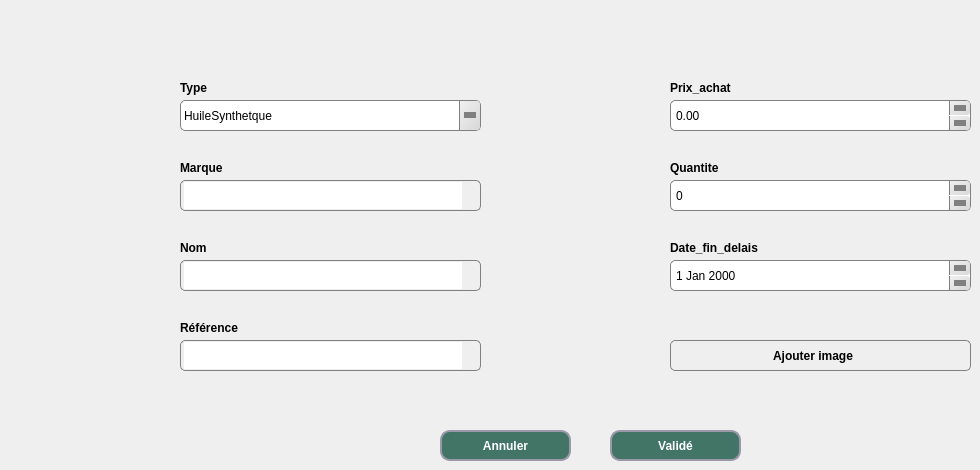
     <widget class="QWidget" name="tab_ajouter">
      <attribute name="title">
       <string>Ajouter_stock</string>
      </attribute>
      <widget class="QLabel" name="label_6">
       <property name="geometry">
        <rect>
         <x>180</x>
         <y>80</y>
         <width>56</width>
         <height>16</height>
        </rect>
       </property>
       <property name="font">
        <font>
         <family>MS Shell Dlg 2</family>
         <pointsize>9</pointsize>
         <weight>75</weight>
         <italic>false</italic>
         <bold>true</bold>
        </font>
       </property>
       <property name="styleSheet">
        <string notr="true">QLabel{
font: 75 9pt &quot;MS Shell Dlg 2&quot;;
font-weight: bold;}
</string>
       </property>
       <property name="text">
        <string>Type</string>
       </property>
      </widget>
      <widget class="QLabel" name="label_7">
       <property name="geometry">
        <rect>
         <x>180</x>
         <y>240</y>
         <width>56</width>
         <height>16</height>
        </rect>
       </property>
       <property name="font">
        <font>
         <family>MS Shell Dlg 2</family>
         <pointsize>9</pointsize>
         <weight>75</weight>
         <italic>false</italic>
         <bold>true</bold>
        </font>
       </property>
       <property name="styleSheet">
        <string notr="true">QLabel{
font: 75 9pt &quot;MS Shell Dlg 2&quot;;
font-weight: bold;}
</string>
       </property>
       <property name="text">
        <string>Nom</string>
       </property>
      </widget>
      <widget class="QLabel" name="label_8">
       <property name="geometry">
        <rect>
         <x>180</x>
         <y>320</y>
         <width>91</width>
         <height>16</height>
        </rect>
       </property>
       <property name="font">
        <font>
         <family>MS Shell Dlg 2</family>
         <pointsize>9</pointsize>
         <weight>75</weight>
         <italic>false</italic>
         <bold>true</bold>
        </font>
       </property>
       <property name="styleSheet">
        <string notr="true">QLabel{
font: 75 9pt &quot;MS Shell Dlg 2&quot;;
font-weight: bold;}
</string>
       </property>
       <property name="text">
        <string>Référence</string>
       </property>
      </widget>
      <widget class="QLabel" name="label_9">
       <property name="geometry">
        <rect>
         <x>670</x>
         <y>80</y>
         <width>131</width>
         <height>16</height>
        </rect>
       </property>
       <property name="font">
        <font>
         <family>MS Shell Dlg 2</family>
         <pointsize>9</pointsize>
         <weight>75</weight>
         <italic>false</italic>
         <bold>true</bold>
        </font>
       </property>
       <property name="styleSheet">
        <string notr="true">QLabel{
font: 75 9pt &quot;MS Shell Dlg 2&quot;;
font-weight: bold;}
</string>
       </property>
       <property name="text">
        <string>Prix_achat</string>
       </property>
      </widget>
      <widget class="QComboBox" name="comboBox_type">
       <property name="geometry">
        <rect>
         <x>180</x>
         <y>100</y>
         <width>301</width>
         <height>31</height>
        </rect>
       </property>
       <property name="styleSheet">
        <string notr="true">QComboBox {
background: qlineargradient(x1:0, y1:0, x2:1, y2:0,
stop:0 #E1E1E1, stop: 0.4 #DDDDDD,
stop: 0.5 #D8D8D8, stop: 1.0 #D3D3D3);
border: 1px solid gray;
border-radius: 5px;
padding: 1px 18px 1px 3px;
}
QComboBox::down-arrow {
width: 0;
height: 0;
border-style: solid;
border-width: 6px 6px 0 6px;
border-color: gray transparent transparent transparent;
}
QComboBox::drop-down {
subcontrol-origin: padding;
subcontrol-position: top right;
width: 20px;
border-left-width: 1px;
border-left-color: gray;
border-left-style: solid;
border-top-right-radius: 3px;
border-bottom-right-radius: 3px;
background: qlineargradient(x1: 0, y1: 0, x2: 1, y2: 1, stop: 0 #f0f0f0, stop: 1 #d8d8d8);

}
QComboBox::hover {
background: #d0d0d0;
}

QComboBox::pressed {
background: #c8c8c8;
}



</string>
       </property>
       <item>
        <property name="text">
         <string>HuileSynthetque</string>
        </property>
       </item>
       <item>
        <property name="text">
         <string>HuileMinerale</string>
        </property>
       </item>
       <item>
        <property name="text">
         <string>Cafe</string>
        </property>
       </item>
       <item>
        <property name="text">
         <string>Cake</string>
        </property>
       </item>
       <item>
        <property name="text">
         <string>Sucre</string>
        </property>
       </item>
       <item>
        <property name="text">
         <string>Biscuit</string>
        </property>
       </item>
       <item>
        <property name="text">
         <string>Eau</string>
        </property>
       </item>
       <item>
        <property name="text">
         <string>Jus</string>
        </property>
       </item>
       <item>
        <property name="text">
         <string>Papier</string>
        </property>
       </item>
       <item>
        <property name="text">
         <string>Chocolat</string>
        </property>
       </item>
      </widget>
      <widget class="QLabel" name="label_10">
       <property name="geometry">
        <rect>
         <x>180</x>
         <y>160</y>
         <width>56</width>
         <height>16</height>
        </rect>
       </property>
       <property name="font">
        <font>
         <family>MS Shell Dlg 2</family>
         <pointsize>9</pointsize>
         <weight>75</weight>
         <italic>false</italic>
         <bold>true</bold>
        </font>
       </property>
       <property name="styleSheet">
        <string notr="true">QLabel{
font: 75 9pt &quot;MS Shell Dlg 2&quot;;
font-weight: bold;}
</string>
       </property>
       <property name="text">
        <string>Marque</string>
       </property>
      </widget>
      <widget class="QPushButton" name="pushButton_ajouter">
       <property name="geometry">
        <rect>
         <x>610</x>
         <y>430</y>
         <width>131</width>
         <height>31</height>
        </rect>
       </property>
       <property name="autoFillBackground">
        <bool>false</bool>
       </property>
       <property name="styleSheet">
        <string notr="true">QPushButton{
background: rgb(66, 117, 102);
border-radius:10px;
border-style:solid;
border-width:2px;
border-color:#9999aa;
color:white;
font: 75 8pt &quot;MS Shell Dlg 2&quot;;
font-weight: bold;
}
QPushButton:enabled{
background-color: rgb(66, 117, 102);
color:white;
}

QPushButton:pressed{
background-color: qlineargradient(spread:pad, x1:0.5, y1:0.0342727, x2:0.5, y2:1, stop:0 rgba(0, 255, 255, 255), stop:1 rgba(255, 255, 255, 255));
color:#fffffe;
}

QPushButton:hover:!pressed{
background-color: rgb(221,222,217);
color:#0c2f70;
}

QPushButton:disabled{
background-color:rgb(66, 117, 102);
color:#ffffff;
}
</string>
       </property>
       <property name="text">
        <string>Validé</string>
       </property>
      </widget>
      <widget class="QDoubleSpinBox" name="doubleSpinBox_prix_achat">
       <property name="geometry">
        <rect>
         <x>670</x>
         <y>100</y>
         <width>301</width>
         <height>31</height>
        </rect>
       </property>
       <property name="styleSheet">
        <string notr="true">QDoubleSpinBox {
background: qlineargradient(x1:0, y1:0, x2:1, y2:0,
stop:0 #E1E1E1, stop: 0.4 #DDDDDD,
stop: 0.5 #D8D8D8, stop: 1.0 #D3D3D3);
border: 1px solid gray;
border-radius: 5px;
padding: 1px 18px 1px 3px;
}

QDoubleSpinBox::up-button {
subcontrol-origin: padding;
border-left-color: gray;
width: 20px;
border-left-style: solid;
subcontrol-position: top right;
border-down-width: 1px;
border-left-width: 1px;
border-top-right-radius: 3px;
border-bottom-right-radius: 3px;
background: qlineargradient(x1: 0, y1: 0, x2: 1, y2: 1, stop: 0 #f0f0f0, stop: 1 #d8d8d8);
}

QDoubleSpinBox::down-button {
subcontrol-position: bottom right;
subcontrol-origin: padding;
border-left-color: gray;
width: 20px;
border-left-width: 1px;
border-up-width: 1px;
border-left-style: solid;
border-top-right-radius: 3px;
border-bottom-right-radius: 3px;
background: qlineargradient(x1: 0, y1: 0, x2: 1, y2: 1, stop: 0 #f0f0f0, stop: 1 #d8d8d8);
}

QDoubleSpinBox::up-button:hover, QDateEdit::down-button:hover {
background-color: #F0F0F0;
}


QDoubleSpinBox::up-arrow {
width: 0;
height: 0;
border-style: solid;
border-width: 6px 6px 0 6px;
border-color: gray transparent transparent transparent;
}

QDoubleSpinBox::down-arrow {
width: 0;
height: 0;
border-style: solid;
border-width: 6px 6px 0 6px;
border-color: gray transparent transparent transparent;
}

QDoubleSpinBox::hover {
background: #d0d0d0;
}
QDoubleSpinBox::pressed {
background: #c8c8c8;
}
</string>
       </property>
      </widget>
      <widget class="QPushButton" name="pushButton_annuler">
       <property name="geometry">
        <rect>
         <x>440</x>
         <y>430</y>
         <width>131</width>
         <height>31</height>
        </rect>
       </property>
       <property name="styleSheet">
        <string notr="true">QPushButton{
background: rgb(66, 117, 102);
border-radius:10px;
border-style:solid;
border-width:2px;
border-color:#9999aa;
color:white;
font: 75 8pt &quot;MS Shell Dlg 2&quot;;
font-weight: bold;
}
QPushButton:enabled{
background-color: rgb(66, 117, 102);
color:white;
}

QPushButton:pressed{
background-color: qlineargradient(spread:pad, x1:0.5, y1:0.0342727, x2:0.5, y2:1, stop:0 rgba(0, 255, 255, 255), stop:1 rgba(255, 255, 255, 255));
color:#fffffe;
}

QPushButton:hover:!pressed{
background-color: rgb(221,222,217);
color:#0c2f70;
}

QPushButton:disabled{
background-color:rgb(66, 117, 102);
color:#ffffff;
}
</string>
       </property>
       <property name="text">
        <string>Annuler</string>
       </property>
      </widget>
      <widget class="QPushButton" name="pushButton_image">
       <property name="geometry">
        <rect>
         <x>670</x>
         <y>340</y>
         <width>301</width>
         <height>31</height>
        </rect>
       </property>
       <property name="font">
        <font>
         <pointsize>9</pointsize>
         <weight>75</weight>
         <bold>true</bold>
        </font>
       </property>
       <property name="styleSheet">
        <string notr="true">
QPushButton {
background: qlineargradient(x1:0, y1:0, x2:1, y2:0,
stop:0 #E1E1E1, stop: 0.4 #DDDDDD,
stop: 0.5 #D8D8D8, stop: 1.0 #D3D3D3);
border: 1px solid gray;
border-radius: 5px;
padding: 1px 18px 1px 3px;
}

QPushButton::hover {
background: #d0d0d0;
}

QPushButton::pressed {
background: #c8c8c8;
}
</string>
       </property>
       <property name="text">
        <string>Ajouter image</string>
       </property>
      </widget>
      <widget class="QLabel" name="label_13">
       <property name="geometry">
        <rect>
         <x>670</x>
         <y>160</y>
         <width>131</width>
         <height>16</height>
        </rect>
       </property>
       <property name="font">
        <font>
         <family>MS Shell Dlg 2</family>
         <pointsize>9</pointsize>
         <weight>75</weight>
         <italic>false</italic>
         <bold>true</bold>
        </font>
       </property>
       <property name="styleSheet">
        <string notr="true">QLabel{
font: 75 9pt &quot;MS Shell Dlg 2&quot;;
font-weight: bold;}
</string>
       </property>
       <property name="text">
        <string>Quantite</string>
       </property>
      </widget>
      <widget class="QDateEdit" name="dateEdit">
       <property name="geometry">
        <rect>
         <x>670</x>
         <y>260</y>
         <width>301</width>
         <height>31</height>
        </rect>
       </property>
       <property name="styleSheet">
        <string notr="true">QDateEdit {
background: qlineargradient(x1:0, y1:0, x2:1, y2:0,
stop:0 #E1E1E1, stop: 0.4 #DDDDDD,
stop: 0.5 #D8D8D8, stop: 1.0 #D3D3D3);
border: 1px solid gray;
border-radius: 5px;
padding: 1px 18px 1px 3px;
}

QDateEdit::up-button {
subcontrol-origin: padding;
border-left-color: gray;
width: 20px;
border-left-style: solid;
subcontrol-position: top right;
border-down-width: 1px;
border-left-width: 1px;
border-top-right-radius: 3px;
border-bottom-right-radius: 3px;
background: qlineargradient(x1: 0, y1: 0, x2: 1, y2: 1, stop: 0 #f0f0f0, stop: 1 #d8d8d8);
}

QDateEdit::down-button {
subcontrol-position: bottom right;
subcontrol-origin: padding;
border-left-color: gray;
width: 20px;
border-left-width: 1px;
border-up-width: 1px;
border-left-style: solid;
border-top-right-radius: 3px;
border-bottom-right-radius: 3px;
background: qlineargradient(x1: 0, y1: 0, x2: 1, y2: 1, stop: 0 #f0f0f0, stop: 1 #d8d8d8);
}

QDateEdit::up-button:hover, QDateEdit::down-button:hover {
background-color: #F0F0F0;
}


QDateEdit::up-arrow {
width: 0;
height: 0;
border-style: solid;
border-width: 6px 6px 0 6px;
border-color: gray transparent transparent transparent;
}

QDateEdit::down-arrow {
width: 0;
height: 0;
border-style: solid;
border-width: 6px 6px 0 6px;
border-color: gray transparent transparent transparent;
}

QDateEdit::hover {
background: #d0d0d0;
}
QDateEdit::pressed {
background: #c8c8c8;
}
</string>
       </property>
      </widget>
      <widget class="QLabel" name="label_14">
       <property name="geometry">
        <rect>
         <x>670</x>
         <y>240</y>
         <width>131</width>
         <height>16</height>
        </rect>
       </property>
       <property name="font">
        <font>
         <family>MS Shell Dlg 2</family>
         <pointsize>9</pointsize>
         <weight>75</weight>
         <italic>false</italic>
         <bold>true</bold>
        </font>
       </property>
       <property name="styleSheet">
        <string notr="true">QLabel{
font: 75 9pt &quot;MS Shell Dlg 2&quot;;
font-weight: bold;}
</string>
       </property>
       <property name="text">
        <string>Date_fin_delais</string>
       </property>
      </widget>
      <widget class="QTextEdit" name="textEdit_marque">
       <property name="geometry">
        <rect>
         <x>180</x>
         <y>180</y>
         <width>301</width>
         <height>31</height>
        </rect>
       </property>
       <property name="styleSheet">
        <string notr="true">
QTextEdit {
background: qlineargradient(x1:0, y1:0, x2:1, y2:0,
stop:0 #E1E1E1, stop: 0.4 #DDDDDD,
stop: 0.5 #D8D8D8, stop: 1.0 #D3D3D3);
border: 1px solid gray;
border-radius: 5px;
padding: 1px 18px 1px 3px;
}
QTextEdit::down-arrow {
width: 0;
height: 0;
border-style: solid;
border-width: 6px 6px 0 6px;
border-color: gray transparent transparent transparent;
}
QTextEdit::drop-down {
subcontrol-origin: padding;
subcontrol-position: top right;
width: 20px;
border-left-width: 1px;
border-left-color: gray;
border-left-style: solid;
border-top-right-radius: 3px;
border-bottom-right-radius: 3px;
background: qlineargradient(x1: 0, y1: 0, x2: 1, y2: 1, stop: 0 #f0f0f0, stop: 1 #d8d8d8);

}
QTextEdit::hover {
background: #d0d0d0;
}

QTextEdit::pressed {
background: #c8c8c8;
}
</string>
       </property>
      </widget>
      <widget class="QTextEdit" name="textEdit_nom">
       <property name="geometry">
        <rect>
         <x>180</x>
         <y>260</y>
         <width>301</width>
         <height>31</height>
        </rect>
       </property>
       <property name="styleSheet">
        <string notr="true">
QTextEdit {
background: qlineargradient(x1:0, y1:0, x2:1, y2:0,
stop:0 #E1E1E1, stop: 0.4 #DDDDDD,
stop: 0.5 #D8D8D8, stop: 1.0 #D3D3D3);
border: 1px solid gray;
border-radius: 5px;
padding: 1px 18px 1px 3px;
}
QTextEdit::down-arrow {
width: 0;
height: 0;
border-style: solid;
border-width: 6px 6px 0 6px;
border-color: gray transparent transparent transparent;
}
QTextEdit::drop-down {
subcontrol-origin: padding;
subcontrol-position: top right;
width: 20px;
border-left-width: 1px;
border-left-color: gray;
border-left-style: solid;
border-top-right-radius: 3px;
border-bottom-right-radius: 3px;
background: qlineargradient(x1: 0, y1: 0, x2: 1, y2: 1, stop: 0 #f0f0f0, stop: 1 #d8d8d8);

}
QTextEdit::hover {
background: #d0d0d0;
}

QTextEdit::pressed {
background: #c8c8c8;
}
</string>
       </property>
      </widget>
      <widget class="QTextEdit" name="textEdit_reference">
       <property name="geometry">
        <rect>
         <x>180</x>
         <y>340</y>
         <width>301</width>
         <height>31</height>
        </rect>
       </property>
       <property name="styleSheet">
        <string notr="true">
QTextEdit {
background: qlineargradient(x1:0, y1:0, x2:1, y2:0,
stop:0 #E1E1E1, stop: 0.4 #DDDDDD,
stop: 0.5 #D8D8D8, stop: 1.0 #D3D3D3);
border: 1px solid gray;
border-radius: 5px;
padding: 1px 18px 1px 3px;
}
QTextEdit::down-arrow {
width: 0;
height: 0;
border-style: solid;
border-width: 6px 6px 0 6px;
border-color: gray transparent transparent transparent;
}
QTextEdit::drop-down {
subcontrol-origin: padding;
subcontrol-position: top right;
width: 20px;
border-left-width: 1px;
border-left-color: gray;
border-left-style: solid;
border-top-right-radius: 3px;
border-bottom-right-radius: 3px;
background: qlineargradient(x1: 0, y1: 0, x2: 1, y2: 1, stop: 0 #f0f0f0, stop: 1 #d8d8d8);

}
QTextEdit::hover {
background: #d0d0d0;
}

QTextEdit::pressed {
background: #c8c8c8;
}
</string>
       </property>
      </widget>
      <widget class="QSpinBox" name="spinBox_quantite">
       <property name="geometry">
        <rect>
         <x>670</x>
         <y>180</y>
         <width>301</width>
         <height>31</height>
        </rect>
       </property>
       <property name="styleSheet">
        <string notr="true">QSpinBox {
background: qlineargradient(x1:0, y1:0, x2:1, y2:0,
stop:0 #E1E1E1, stop: 0.4 #DDDDDD,
stop: 0.5 #D8D8D8, stop: 1.0 #D3D3D3);
border: 1px solid gray;
border-radius: 5px;
padding: 1px 18px 1px 3px;
}

QSpinBox::up-button {
subcontrol-origin: padding;
border-left-color: gray;
width: 20px;
border-left-style: solid;
subcontrol-position: top right;
border-down-width: 1px;
border-left-width: 1px;
border-top-right-radius: 3px;
border-bottom-right-radius: 3px;
background: qlineargradient(x1: 0, y1: 0, x2: 1, y2: 1, stop: 0 #f0f0f0, stop: 1 #d8d8d8);
}

QSpinBox::down-button {
subcontrol-position: bottom right;
subcontrol-origin: padding;
border-left-color: gray;
width: 20px;
border-left-width: 1px;
border-up-width: 1px;
border-left-style: solid;
border-top-right-radius: 3px;
border-bottom-right-radius: 3px;
background: qlineargradient(x1: 0, y1: 0, x2: 1, y2: 1, stop: 0 #f0f0f0, stop: 1 #d8d8d8);
}

QSpinBox::up-button:hover, QDateEdit::down-button:hover {
background-color: #F0F0F0;
}


QSpinBox::up-arrow {
width: 0;
height: 0;
border-style: solid;
border-width: 6px 6px 0 6px;
border-color: gray transparent transparent transparent;
}

QSpinBox::down-arrow {
width: 0;
height: 0;
border-style: solid;
border-width: 6px 6px 0 6px;
border-color: gray transparent transparent transparent;
}

QSpinBox::hover {
background: #d0d0d0;
}
QSpinBox::pressed {
background: #c8c8c8;
}
</string>
       </property>
      </widget>
     </widget>
